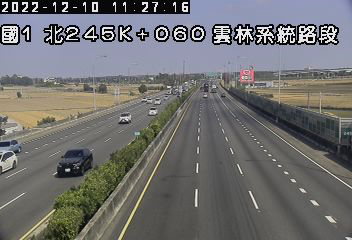
#> input picture data/background.png, 352 x 240 px
$ python resize.py
#> lines starting #> are read from the running program, lines starting #| are printed output that depends on the picture
# Import necessary modules
import cv2
import os

img = cv2.imread('data/background.png')
#> img is the input picture: shape (240, 352, 3); mean B, G, R 111.8, 111.4, 111.9
frame = cv2.resize(img,(960,540))
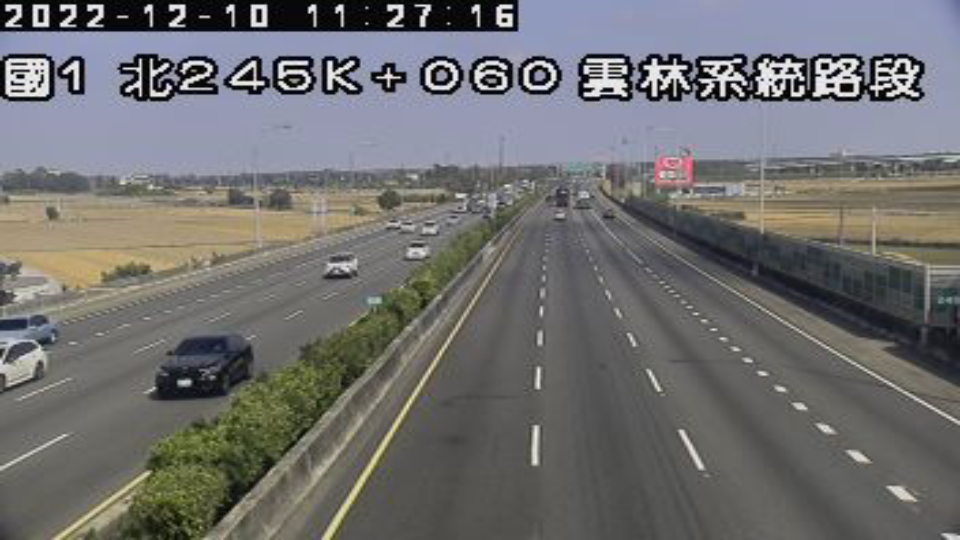
#> frame: shape (540, 960, 3); mean B, G, R 111.7, 111.3, 111.8
cv2.imwrite(os.path.join("data", 'back.png'), frame)
